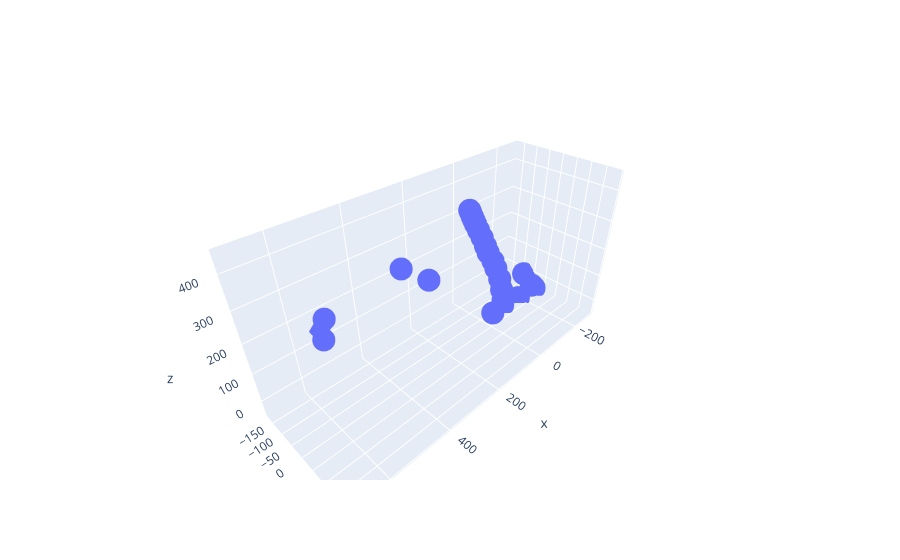

Here is the notebook cell this chart was saved with:
### Code cell
fig = go.Figure(data=[go.Scatter3d(x=camera_poses[0], y=camera_poses[1], z=camera_poses[2],
                                   mode='markers')])
fig.show()

### Figure 1 — Plotly figure (JSON) as saved in the notebook; plotly's stock layout.template omitted (floating-point values rounded to 4 significant figures)
{"data": [{"mode": "markers", "type": "scatter3d", "x": [0, -271.2, -242.2, -245.6, -259.3, -260.9, -178.4, -94.3, -97.6, -103.1, -102.8, -97.83, -82.94, -73.1, -54.05, -43.91, -32.93, -20.87, -12.46, -6.372, 0.5408, 4.366, 10.24, 666.4, 688.1, 163.6, 272.0, 523.9, 0], "y": [0, -80.01, -20.88, -21.7, -20.8, -20.38, -28.62, -34.25, -35.63, -39.63, -49.07, -57.27, -65.54, -71.75, -78.6, -83.0, -89.33, -95.45, -101.3, -103.9, -104.3, -107.6, -106.0, 163.0, 191.8, -128.9, -123.4, -172.2, 0], "z": [0, -7.302, -16.65, -18.91, -34.82, -37.41, -44.03, -39.15, -39.13, -24.94, 17.61, 61.85, 108.1, 138.7, 175.1, 203.2, 235.4, 264.0, 286.4, 301.9, 316.0, 328.7, 338.5, 446.3, 430.7, 147.3, 239.8, 149.9, 0]}], "layout": {}}
